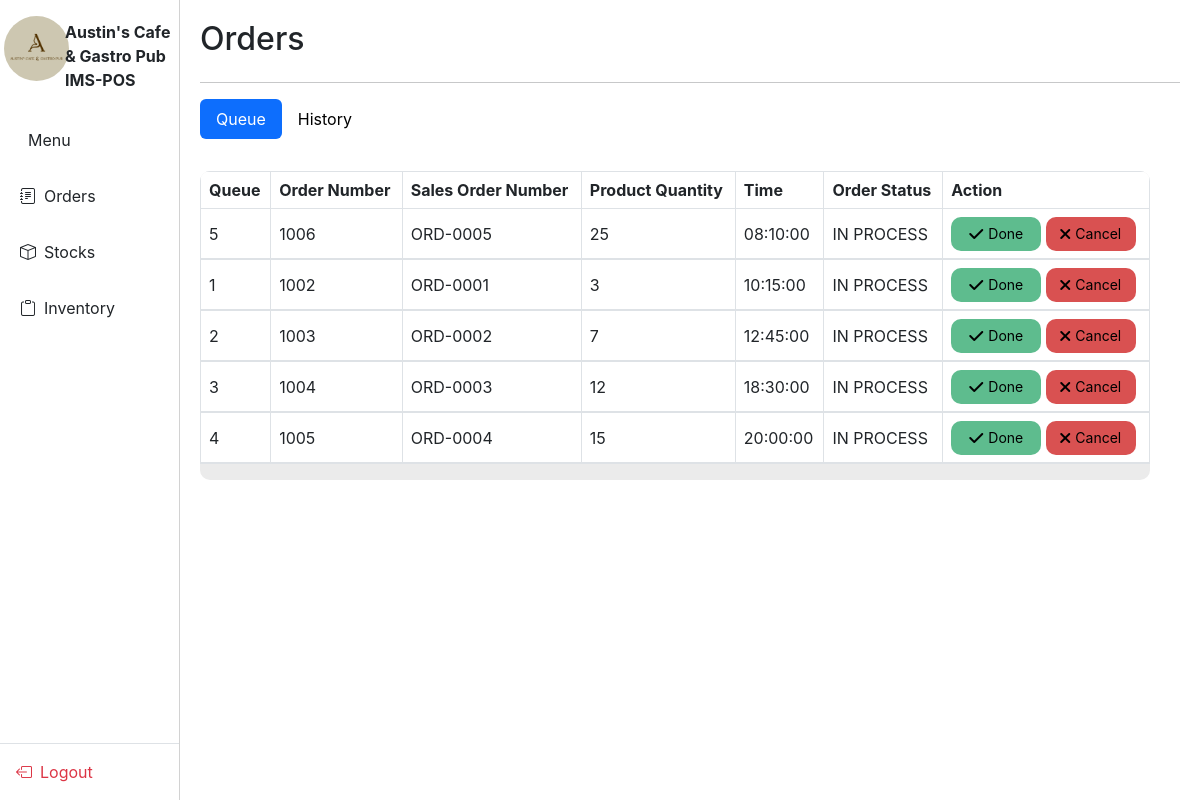
/IMS-POS/orderQueue_History.php, run on the app's committed database.
### tables this page shows
CREATE TABLE IF NOT EXISTS `tbl_orderitems` (
  `orderItemID` int(11) NOT NULL AUTO_INCREMENT,
  `orderID` int(11) DEFAULT NULL,
  `productID` int(11) DEFAULT NULL,
  `productAddons` text DEFAULT NULL,
  `productQuantity` int(11) NOT NULL,
  `productTotal` decimal(10,2) NOT NULL,
  PRIMARY KEY (`orderItemID`),
  KEY `orderID` (`orderID`),
  KEY `productID` (`productID`),
  CONSTRAINT `tbl_orderitems_ibfk_1` FOREIGN KEY (`orderID`) REFERENCES `tbl_orders` (`orderID`) ON DELETE CASCADE,
  CONSTRAINT `tbl_orderitems_ibfk_2` FOREIGN KEY (`productID`) REFERENCES `tbl_menu` (`productID`) ON DELETE CASCADE
);

CREATE TABLE IF NOT EXISTS `tbl_orders` (
  `orderID` int(11) NOT NULL AUTO_INCREMENT,
  `orderNumber` int(11) NOT NULL,
  `orderDate` date NOT NULL,
  `orderTime` time NOT NULL,
  `orderClass` varchar(8) NOT NULL,
  `orderStatus` ENUM('IN PROCESS', 'DONE', 'CANCELLED') NOT NULL,
  `salesOrderNumber` varchar(50) UNIQUE,
  `employeeID` varchar(9) NOT NULL,  
  PRIMARY KEY (`orderID`),
  UNIQUE KEY `orderNumber` (`orderNumber`),
  CONSTRAINT `fk_employee_id` FOREIGN KEY (`employeeID`) REFERENCES `employees`(`Employee_ID`)  
);

### IMS-POS/orderQueue_History.php (the view, shortened to what this page needs)
<?php
$page = basename($_SERVER['PHP_SELF']);
if ($page == "orderQueue_History.php") {
    echo '<link rel="stylesheet" href="styles/orderQH.css">';
}
?>
<!DOCTYPE html>
<html lang="en">
<head>
    <?php require_once('links.php')?>
    <link href="styles/orderCollapse.css" rel="stylesheet">
    <link href="styles/popupSidebar.css" rel="stylesheet">
    <link rel="stylesheet" href="https://cdnjs.cloudflare.com/ajax/libs/font-awesome/6.0.0/css/all.min.css">
</head>
<body>
    <?php include 'verticalNav.php'; ?>
    <div class="main-content">
        <main role="main" class="content">
            <h2>Orders</h2><hr />
            <ul class="nav nav-pills mb-3" id="orderTabs" role="tablist">
                <li class="nav-item">
                    <a class="nav-link active" id="queue-tab" data-toggle="pill" href="#queue" role="tab" aria-controls="queue" aria-selected="true">Queue</a>
                </li>
                <li class="nav-item">
                    <a class="nav-link" id="history-tab" data-toggle="pill" href="#history" role="tab" aria-controls="history" aria-selected="false">History</a>
                </li>
            </ul>
            <div class="tab-content" id="orderTabsContent">
                <div class="tab-pane fade show active" id="queue" role="tabpanel" aria-labelledby="queue-tab">
                    <div class="table-container mt-3">
                        <table class="table table-bordered">
                            <thead>
                                <tr>
                                    <th>Queue</th>
                                    <th>Order Number</th>
                                    <th>Sales Order Number</th>
                                    <th>Product Quantity</th>
                                    <th>Time</th>
                                    <th>Order Status</th>
                                    <th>Action</th>
                                </tr>
                            </thead>
                            <tbody>
                            <?php
                                    require_once('../Login/database.php');
                                    $queue_orders = $conn->query("
                                        SELECT tbl_orders.*, tbl_orderitems.productQuantity
                                        FROM tbl_orders
                                        LEFT JOIN tbl_orderitems ON tbl_orders.orderID = tbl_orderitems.orderID
                                        WHERE tbl_orders.orderStatus='IN PROCESS'
                                        ORDER BY tbl_orders.orderTime ASC
                                        ");
                                    while ($order = $queue_orders->fetch(PDO::FETCH_ASSOC)) {
                                    echo "<tr class='order-row' data-toggle='collapse' data-target='#orderDetails{$order['orderID']}' aria-expanded='false' aria-controls='orderDetails{$order['orderID']}'>
                                        <td>{$order['orderID']}</td>
                                        <td>{$order['orderNumber']}</td>
                                        <td>{$order['salesOrderNumber']}</td>
                                        <td>{$order['productQuantity']}</td>
                                        <td>{$order['orderTime']}</td>
                                        <td>IN PROCESS</td>
                                        <td>
                                            <button class='btn btn-success btn-sm done'>
                                            <i class='fas fa-check'></i> Done
                                        </button>
                                            <button class='btn btn-danger btn-sm cancel'>
                                            <i class='fas fa-times'></i> Cancel
                                        </button>
                                        </td>
                                            </tr>
                                            <tr class='no-border'>
                                                <td colspan='7' class='p-0'>
                                                <?php include 'orderCollapse.php'; ?>
                                        </td>
                                        </tr>";
                                    }
                                ?>
                            </tbody>
                        </table>
                    </div>
                </div>
    </div>
</main>
</div>
</body>
</html>

### IMS-POS/links.php (shortened to what this page needs)
<link href="https://cdn.jsdelivr.net/npm/bootstrap@5.3.3/dist/css/bootstrap.min.css" rel="stylesheet">
    <link rel="stylesheet" href="https://cdn.jsdelivr.net/npm/flatpickr/dist/flatpickr.min.css">
    <link rel='stylesheet' href='https://cdn-uicons.flaticon.com/2.6.0/uicons-regular-rounded/css/uicons-regular-rounded.css'>
    <link rel='stylesheet' href='https://cdn-uicons.flaticon.com/2.6.0/uicons-solid-rounded/css/uicons-solid-rounded.css'>
    <link rel='stylesheet' href='https://cdn-uicons.flaticon.com/2.6.0/uicons-solid-straight/css/uicons-solid-straight.css'>
    <link rel='stylesheet' href='https://cdn-uicons.flaticon.com/2.6.0/uicons-bold-rounded/css/uicons-bold-rounded.css'>
    <link rel='stylesheet' href='https://cdn-uicons.flaticon.com/2.6.0/uicons-thin-rounded/css/uicons-thin-rounded.css'>
    <link href="https://cdn.jsdelivr.net/npm/bootstrap-icons/font/bootstrap-icons.css" rel="stylesheet">
    <link rel="stylesheet" href="https://cdn.datatables.net/2.2.1/css/dataTables.dataTables.css" />
    <link rel="stylesheet" href="https://cdnjs.cloudflare.com/ajax/libs/twitter-bootstrap/5.3.0/css/bootstrap.min.css">
    <link rel="stylesheet" href="https://cdn.datatables.net/2.2.1/css/dataTables.bootstrap5.css">
    <link rel="stylesheet" href="https://cdn.datatables.net/responsive/3.0.3/css/responsive.bootstrap5.css">
    <link rel="stylesheet" href="https://cdn.datatables.net/2.2.1/css/dataTables.dataTables.css">
    <link rel="stylesheet" href="https://cdn.datatables.net/buttons/3.2.0/css/buttons.bootstrap5.css">
    <link href="https://unpkg.com/filepond/dist/filepond.css" rel="stylesheet">
    <link href="https://unpkg.com/filepond-plugin-image-preview/dist/filepond-plugin-image-preview.css" rel="stylesheet">
    <link rel="stylesheet" href="styles/nav.css">
    <link href="styles/POS.css" rel="stylesheet">
    <link href="styles/IMS.CSS" rel="stylesheet">

### IMS-POS/verticalNav.php (shortened to what this page needs)
<div class="offcanvas offcanvas-start show" id="nav" tabindex="1" data-bs-scroll="true" data-bs-backdrop="false">
    <div class="p-3">
        <div>
        <div class="row">
            <div class="col-md-8 col-xl-4 col-lg-12 p-0">
                <img src="resources/logo.png" alt="Logo" style="width: 65px; height: 65px; object-fit: cover;" class="rounded-circle">
            </div>
            <div class="col-md-8 col-xl-8 col-lg-12 p-1">
                <span id="offcanvasScrollingLabel" class="flex-grow-1 w-75" style="font-size: 16px;"><b>Austin's Cafe & Gastro Pub IMS-POS</b></span>
            </div>
        </div>
        </div>
    </div>
    <div class="offcanvas-body p-0">
        <ul class="list-group list-group-flush">
            <li class="list-group-item border-0 py-3 d-flex align-items-center">
                <a href="menu.php" class="ms-2 text-decoration-none text-dark w-100">Menu</a>
            </li>
            <li class="list-group-item border-0 py-3 d-flex align-items-center">
                <i class="bi bi-journal-text"></i>
                <a href="orderQueue_History.php" class="ms-2 text-decoration-none text-dark w-100">Orders</a>
            </li>
            <li class="list-group-item border-0 py-3 d-flex align-items-center">
                <i class="bi bi-box"></i>
                <a href="stockPage.php" class="ms-2 text-decoration-none text-dark w-100">Stocks</a>
            </li>
            <li class="list-group-item border-0 py-3 d-flex align-items-center">
                <i class="bi bi-clipboard"></i>
                <a href="Inventory_Item-Records.php" class="ms-2 text-decoration-none text-dark w-100">Inventory</a>
            </li>
        </ul>
    </div>
    <div class="offcanvas-footer border-top p-3">
        <a href="/Austin-sIMS-POS/Login/logout.php" class="d-flex align-items-center text-danger text-decoration-none">
            <i class="bi bi-box-arrow-left"></i>
            <span class="ms-2">Logout</span>
        </a>
    </div>
</div>

### IMS-POS/styles/orderQH.css (style rules this page uses)
body, html { height: 100%; margin: 0; padding: 0; overflow-x: hidden; }
.main-content { display: flex; height: 100%; margin-left: 15%; }
.content { padding: 20px; background-color: #ffffff; display: flex; flex-direction: column; overflow-y: auto; flex: 1; }
.table-container { background-color: #EBEBEB; border-radius: 10px; overflow: hidden; padding: 0; flex: 1; margin-right: 30px; margin-top: 10px; overflow-x: scroll; }
.order-row td, .history-row td { padding: 8px; height: 50px; vertical-align: middle; }
.btn.cancel { background-color: #D95151; color: #000; border: none; border-radius: 10px; padding: 5px 10px; }
.btn.done { background-color: #5EBC8E; color: #000; border: none; border-radius: 10px; padding: 5px 10px; }
.btn { width: 38%; height: 105%; border-radius: 10px !important; display: inline-flex !important; }
.table-container { margin-top: 10px; }
.d-flex { display: flex !important; }
.align-items-center { align-items: center !important; }

### IMS-POS/styles/nav.css (style rules this page uses)
#nav { position: fixed; width: 15%; }
.list-group-item { border: none; padding: 10px 20px; border-radius: 10px; transition: all 0.3s ease; }

### IMS-POS/styles/POS.css (style rules this page uses)
body { font-family: Inter, Arial; }

### IMS-POS/orderQueue_History.php (style rules this page uses)
.btn-sm { display: flex; align-items: center; justify-content: center; gap: 5px; text-align: center; width: 90px; }
.btn-sm i { font-size: 16px; }

### data on the page
tbl_orderitems: orderID.orderID "5", orderID.orderNumber "1006", orderID.salesOrderNumber "ORD-0005", productQuantity "25", orderID.orderTime "08:10:00"
tbl_orderitems: orderID.orderID "1", orderID.orderNumber "1002", orderID.salesOrderNumber "ORD-0001", productQuantity "3", orderID.orderTime "10:15:00"
tbl_orderitems: orderID.orderID "2", orderID.orderNumber "1003", orderID.salesOrderNumber "ORD-0002", productQuantity "7", orderID.orderTime "12:45:00"
tbl_orderitems: orderID.orderID "3", orderID.orderNumber "1004", orderID.salesOrderNumber "ORD-0003", productQuantity "12", orderID.orderTime "18:30:00"
tbl_orderitems: orderID.orderID "4", orderID.orderNumber "1005", orderID.salesOrderNumber "ORD-0004", productQuantity "15", orderID.orderTime "20:00:00"
